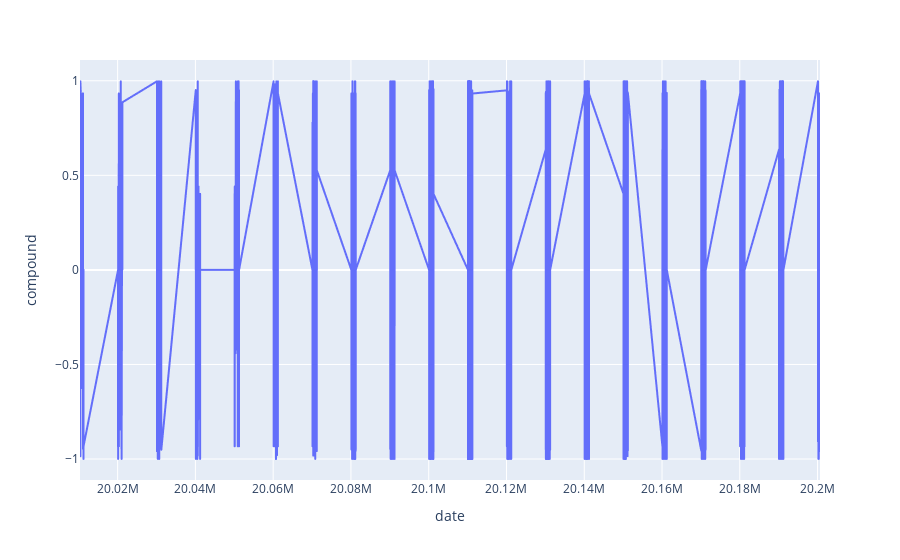

Source (notebook cell):
### Code cell
import plotly.express as px
fig = px.line(DF, x="date", y="compound")
fig.show()

### Figure 1 — Plotly figure (JSON) as saved in the notebook; plotly's stock layout.template omitted (floating-point values rounded to 4 significant figures; data arrays with more than 128 entries replaced by an {"elided": "..."} marker saying what was removed)
{"data": [{"hovertemplate": "date=%{x}<br>compound=%{y}<extra></extra>", "legendgroup": "", "line": {"color": "#636efa", "dash": "solid"}, "mode": "lines", "name": "", "showlegend": false, "type": "scattergl", "x": {"elided": "7115 int values"}, "xaxis": "x", "y": {"elided": "7115 float values"}, "yaxis": "y"}], "layout": {"legend": {"tracegroupgap": 0}, "margin": {"t": 60}, "xaxis": {"anchor": "y", "domain": [0, 1], "title": {"text": "date"}}, "yaxis": {"anchor": "x", "domain": [0, 1], "title": {"text": "compound"}}}}
